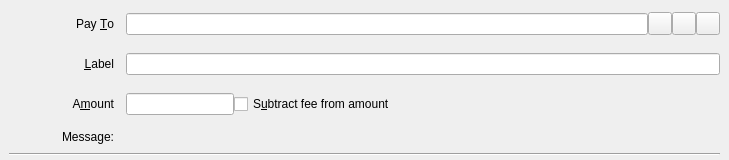
<?xml version="1.0" encoding="UTF-8"?>
<ui version="4.0">
 <class>SendCoinsEntry</class>
 <widget class="QStackedWidget" name="SendCoinsEntry">
  <property name="geometry">
   <rect>
    <x>0</x>
    <y>0</y>
    <width>729</width>
    <height>160</height>
   </rect>
  </property>
  <property name="focusPolicy">
   <enum>Qt::TabFocus</enum>
  </property>
  <property name="autoFillBackground">
   <bool>false</bool>
  </property>
  <widget class="QFrame" name="SendCoins">
   <property name="toolTip">
    <string>This is a normal payment.</string>
   </property>
   <property name="frameShape">
    <enum>QFrame::NoFrame</enum>
   </property>
   <layout class="QGridLayout" name="gridLayout">
    <property name="topMargin">
     <number>8</number>
    </property>
    <property name="bottomMargin">
     <number>4</number>
    </property>
    <property name="horizontalSpacing">
     <number>12</number>
    </property>
    <property name="verticalSpacing">
     <number>8</number>
    </property>
    <item row="0" column="0">
     <widget class="QLabel" name="payToLabel">
      <property name="minimumSize">
       <size>
        <width>105</width>
        <height>32</height>
       </size>
      </property>
      <property name="maximumSize">
       <size>
        <width>16777215</width>
        <height>16777215</height>
       </size>
      </property>
      <property name="text">
       <string>Pay &amp;To</string>
      </property>
      <property name="alignment">
       <set>Qt::AlignRight|Qt::AlignTrailing|Qt::AlignVCenter</set>
      </property>
      <property name="buddy">
       <cstring>payTo</cstring>
      </property>
     </widget>
    </item>
    <item row="0" column="1">
     <layout class="QHBoxLayout" name="payToLayout">
      <property name="spacing">
       <number>0</number>
      </property>
      <item>
       <widget class="QValidatedLineEdit" name="payTo">
        <property name="toolTip">
         <string>The Soom address to send the payment to</string>
        </property>
       </widget>
      </item>
      <item>
       <widget class="QToolButton" name="addressBookButton">
        <property name="toolTip">
         <string>Choose previously used address</string>
        </property>
        <property name="text">
         <string/>
        </property>
        <property name="iconSize">
         <size>
          <width>16</width>
          <height>16</height>
         </size>
        </property>
        <property name="shortcut">
         <string>Alt+A</string>
        </property>
       </widget>
      </item>
      <item>
       <widget class="QToolButton" name="pasteButton">
        <property name="toolTip">
         <string>Paste address from clipboard</string>
        </property>
        <property name="text">
         <string/>
        </property>
        <property name="iconSize">
         <size>
          <width>16</width>
          <height>16</height>
         </size>
        </property>
        <property name="shortcut">
         <string>Alt+P</string>
        </property>
       </widget>
      </item>
      <item>
       <widget class="QToolButton" name="deleteButton">
        <property name="toolTip">
         <string>Remove this entry</string>
        </property>
        <property name="text">
         <string/>
        </property>
        <property name="iconSize">
         <size>
          <width>16</width>
          <height>16</height>
         </size>
        </property>
        <property name="shortcut">
         <string>Alt+D</string>
        </property>
       </widget>
      </item>
     </layout>
    </item>
    <item row="1" column="0">
     <widget class="QLabel" name="labellLabel">
      <property name="minimumSize">
       <size>
        <width>105</width>
        <height>32</height>
       </size>
      </property>
      <property name="text">
       <string>&amp;Label</string>
      </property>
      <property name="alignment">
       <set>Qt::AlignRight|Qt::AlignTrailing|Qt::AlignVCenter</set>
      </property>
      <property name="buddy">
       <cstring>addAsLabel</cstring>
      </property>
     </widget>
    </item>
    <item row="1" column="1">
     <widget class="QLineEdit" name="addAsLabel">
      <property name="toolTip">
       <string>Enter a label for this address to add it to the list of used addresses</string>
      </property>
     </widget>
    </item>
    <item row="2" column="0">
     <widget class="QLabel" name="amountLabel">
      <property name="minimumSize">
       <size>
        <width>105</width>
        <height>32</height>
       </size>
      </property>
      <property name="text">
       <string>A&amp;mount</string>
      </property>
      <property name="alignment">
       <set>Qt::AlignRight|Qt::AlignTrailing|Qt::AlignVCenter</set>
      </property>
      <property name="buddy">
       <cstring>payAmount</cstring>
      </property>
     </widget>
    </item>
    <item row="2" column="1">
     <layout class="QHBoxLayout" name="horizontalLayoutAmount" stretch="0,1">
      <item>
       <widget class="BitcoinAmountField" name="payAmount"/>
      </item>
      <item>
       <widget class="QCheckBox" name="checkboxSubtractFeeFromAmount">
        <property name="toolTip">
         <string>The fee will be deducted from the amount being sent. The recipient will receive a lower amount of Soom than you enter in the amount field. If multiple recipients are selected, the fee is split equally.</string>
        </property>
        <property name="text">
         <string>S&amp;ubtract fee from amount</string>
        </property>
       </widget>
      </item>
     </layout>
    </item>
    <item row="3" column="0">
     <widget class="QLabel" name="messageLabel">
      <property name="text">
       <string>Message:</string>
      </property>
      <property name="alignment">
       <set>Qt::AlignRight|Qt::AlignTrailing|Qt::AlignVCenter</set>
      </property>
     </widget>
    </item>
    <item row="3" column="1">
     <widget class="QLabel" name="messageTextLabel">
      <property name="toolTip">
       <string>A message that was attached to the soom: URI which will be stored with the transaction for your reference. Note: This message will not be sent over the Soom network.</string>
      </property>
      <property name="textFormat">
       <enum>Qt::PlainText</enum>
      </property>
     </widget>
    </item>
    <item row="4" column="0" colspan="2">
     <widget class="Line" name="line">
      <property name="orientation">
       <enum>Qt::Horizontal</enum>
      </property>
     </widget>
    </item>
   </layout>
  </widget>
  <widget class="QFrame" name="SendCoins_UnauthenticatedPaymentRequest">
   <property name="palette">
    <palette>
     <active>
      <colorrole role="WindowText">
       <brush brushstyle="SolidPattern">
        <color alpha="255">
         <red>0</red>
         <green>0</green>
         <blue>0</blue>
        </color>
       </brush>
      </colorrole>
      <colorrole role="Button">
       <brush brushstyle="SolidPattern">
        <color alpha="255">
         <red>255</red>
         <green>255</green>
         <blue>127</blue>
        </color>
       </brush>
      </colorrole>
      <colorrole role="Light">
       <brush brushstyle="SolidPattern">
        <color alpha="255">
         <red>255</red>
         <green>255</green>
         <blue>255</blue>
        </color>
       </brush>
      </colorrole>
      <colorrole role="Midlight">
       <brush brushstyle="SolidPattern">
        <color alpha="255">
         <red>255</red>
         <green>255</green>
         <blue>191</blue>
        </color>
       </brush>
      </colorrole>
      <colorrole role="Dark">
       <brush brushstyle="SolidPattern">
        <color alpha="255">
         <red>127</red>
         <green>127</green>
         <blue>63</blue>
        </color>
       </brush>
      </colorrole>
      <colorrole role="Mid">
       <brush brushstyle="SolidPattern">
        <color alpha="255">
         <red>170</red>
         <green>170</green>
         <blue>84</blue>
        </color>
       </brush>
      </colorrole>
      <colorrole role="Text">
       <brush brushstyle="SolidPattern">
        <color alpha="255">
         <red>0</red>
         <green>0</green>
         <blue>0</blue>
        </color>
       </brush>
      </colorrole>
      <colorrole role="BrightText">
       <brush brushstyle="SolidPattern">
        <color alpha="255">
         <red>255</red>
         <green>255</green>
         <blue>255</blue>
        </color>
       </brush>
      </colorrole>
      <colorrole role="ButtonText">
       <brush brushstyle="SolidPattern">
        <color alpha="255">
         <red>0</red>
         <green>0</green>
         <blue>0</blue>
        </color>
       </brush>
      </colorrole>
      <colorrole role="Base">
       <brush brushstyle="SolidPattern">
        <color alpha="255">
         <red>255</red>
         <green>255</green>
         <blue>255</blue>
        </color>
       </brush>
      </colorrole>
      <colorrole role="Window">
       <brush brushstyle="SolidPattern">
        <color alpha="255">
         <red>255</red>
         <green>255</green>
         <blue>127</blue>
        </color>
       </brush>
      </colorrole>
      <colorrole role="Shadow">
       <brush brushstyle="SolidPattern">
        <color alpha="255">
         <red>0</red>
         <green>0</green>
         <blue>0</blue>
        </color>
       </brush>
      </colorrole>
      <colorrole role="AlternateBase">
       <brush brushstyle="SolidPattern">
        <color alpha="255">
         <red>255</red>
         <green>255</green>
         <blue>191</blue>
        </color>
       </brush>
      </colorrole>
      <colorrole role="ToolTipBase">
       <brush brushstyle="SolidPattern">
        <color alpha="255">
         <red>255</red>
         <green>255</green>
         <blue>220</blue>
        </color>
       </brush>
      </colorrole>
      <colorrole role="ToolTipText">
       <brush brushstyle="SolidPattern">
        <color alpha="255">
         <red>0</red>
         <green>0</green>
         <blue>0</blue>
        </color>
       </brush>
      </colorrole>
     </active>
     <inactive>
      <colorrole role="WindowText">
       <brush brushstyle="SolidPattern">
        <color alpha="255">
         <red>0</red>
         <green>0</green>
         <blue>0</blue>
        </color>
       </brush>
      </colorrole>
      <colorrole role="Button">
       <brush brushstyle="SolidPattern">
        <color alpha="255">
         <red>255</red>
         <green>255</green>
         <blue>127</blue>
        </color>
       </brush>
      </colorrole>
      <colorrole role="Light">
       <brush brushstyle="SolidPattern">
        <color alpha="255">
         <red>255</red>
         <green>255</green>
         <blue>255</blue>
        </color>
       </brush>
      </colorrole>
      <colorrole role="Midlight">
       <brush brushstyle="SolidPattern">
        <color alpha="255">
         <red>255</red>
         <green>255</green>
         <blue>191</blue>
        </color>
       </brush>
      </colorrole>
      <colorrole role="Dark">
       <brush brushstyle="SolidPattern">
        <color alpha="255">
         <red>127</red>
         <green>127</green>
         <blue>63</blue>
        </color>
       </brush>
      </colorrole>
      <colorrole role="Mid">
       <brush brushstyle="SolidPattern">
        <color alpha="255">
         <red>170</red>
         <green>170</green>
         <blue>84</blue>
        </color>
       </brush>
      </colorrole>
      <colorrole role="Text">
       <brush brushstyle="SolidPattern">
        <color alpha="255">
         <red>0</red>
         <green>0</green>
         <blue>0</blue>
        </color>
       </brush>
      </colorrole>
      <colorrole role="BrightText">
       <brush brushstyle="SolidPattern">
        <color alpha="255">
         <red>255</red>
         <green>255</green>
         <blue>255</blue>
        </color>
       </brush>
      </colorrole>
      <colorrole role="ButtonText">
       <brush brushstyle="SolidPattern">
        <color alpha="255">
         <red>0</red>
         <green>0</green>
         <blue>0</blue>
        </color>
       </brush>
      </colorrole>
      <colorrole role="Base">
       <brush brushstyle="SolidPattern">
        <color alpha="255">
         <red>255</red>
         <green>255</green>
         <blue>255</blue>
        </color>
       </brush>
      </colorrole>
      <colorrole role="Window">
       <brush brushstyle="SolidPattern">
        <color alpha="255">
         <red>255</red>
         <green>255</green>
         <blue>127</blue>
        </color>
       </brush>
      </colorrole>
      <colorrole role="Shadow">
       <brush brushstyle="SolidPattern">
        <color alpha="255">
         <red>0</red>
         <green>0</green>
         <blue>0</blue>
        </color>
       </brush>
      </colorrole>
      <colorrole role="AlternateBase">
       <brush brushstyle="SolidPattern">
        <color alpha="255">
         <red>255</red>
         <green>255</green>
         <blue>191</blue>
        </color>
       </brush>
      </colorrole>
      <colorrole role="ToolTipBase">
       <brush brushstyle="SolidPattern">
        <color alpha="255">
         <red>255</red>
         <green>255</green>
         <blue>220</blue>
        </color>
       </brush>
      </colorrole>
      <colorrole role="ToolTipText">
       <brush brushstyle="SolidPattern">
        <color alpha="255">
         <red>0</red>
         <green>0</green>
         <blue>0</blue>
        </color>
       </brush>
      </colorrole>
     </inactive>
     <disabled>
      <colorrole role="WindowText">
       <brush brushstyle="SolidPattern">
        <color alpha="255">
         <red>127</red>
         <green>127</green>
         <blue>63</blue>
        </color>
       </brush>
      </colorrole>
      <colorrole role="Button">
       <brush brushstyle="SolidPattern">
        <color alpha="255">
         <red>255</red>
         <green>255</green>
         <blue>127</blue>
        </color>
       </brush>
      </colorrole>
      <colorrole role="Light">
       <brush brushstyle="SolidPattern">
        <color alpha="255">
         <red>255</red>
         <green>255</green>
         <blue>255</blue>
        </color>
       </brush>
      </colorrole>
      <colorrole role="Midlight">
       <brush brushstyle="SolidPattern">
        <color alpha="255">
         <red>255</red>
         <green>255</green>
         <blue>191</blue>
        </color>
       </brush>
      </colorrole>
      <colorrole role="Dark">
       <brush brushstyle="SolidPattern">
        <color alpha="255">
         <red>127</red>
         <green>127</green>
         <blue>63</blue>
        </color>
       </brush>
      </colorrole>
      <colorrole role="Mid">
       <brush brushstyle="SolidPattern">
        <color alpha="255">
         <red>170</red>
         <green>170</green>
         <blue>84</blue>
        </color>
       </brush>
      </colorrole>
      <colorrole role="Text">
       <brush brushstyle="SolidPattern">
        <color alpha="255">
         <red>127</red>
         <green>127</green>
         <blue>63</blue>
        </color>
       </brush>
      </colorrole>
      <colorrole role="BrightText">
       <brush brushstyle="SolidPattern">
        <color alpha="255">
         <red>255</red>
         <green>255</green>
         <blue>255</blue>
        </color>
       </brush>
      </colorrole>
      <colorrole role="ButtonText">
       <brush brushstyle="SolidPattern">
        <color alpha="255">
         <red>127</red>
         <green>127</green>
         <blue>63</blue>
        </color>
       </brush>
      </colorrole>
      <colorrole role="Base">
       <brush brushstyle="SolidPattern">
        <color alpha="255">
         <red>255</red>
         <green>255</green>
         <blue>127</blue>
        </color>
       </brush>
      </colorrole>
      <colorrole role="Window">
       <brush brushstyle="SolidPattern">
        <color alpha="255">
         <red>255</red>
         <green>255</green>
         <blue>127</blue>
        </color>
       </brush>
      </colorrole>
      <colorrole role="Shadow">
       <brush brushstyle="SolidPattern">
        <color alpha="255">
         <red>0</red>
         <green>0</green>
         <blue>0</blue>
        </color>
       </brush>
      </colorrole>
      <colorrole role="AlternateBase">
       <brush brushstyle="SolidPattern">
        <color alpha="255">
         <red>255</red>
         <green>255</green>
         <blue>127</blue>
        </color>
       </brush>
      </colorrole>
      <colorrole role="ToolTipBase">
       <brush brushstyle="SolidPattern">
        <color alpha="255">
         <red>255</red>
         <green>255</green>
         <blue>220</blue>
        </color>
       </brush>
      </colorrole>
      <colorrole role="ToolTipText">
       <brush brushstyle="SolidPattern">
        <color alpha="255">
         <red>0</red>
         <green>0</green>
         <blue>0</blue>
        </color>
       </brush>
      </colorrole>
     </disabled>
    </palette>
   </property>
   <property name="toolTip">
    <string>This is an unauthenticated payment request.</string>
   </property>
   <property name="autoFillBackground">
    <bool>true</bool>
   </property>
   <property name="frameShape">
    <enum>QFrame::NoFrame</enum>
   </property>
   <layout class="QGridLayout" name="gridLayout_is">
    <property name="spacing">
     <number>12</number>
    </property>
    <item row="0" column="0">
     <widget class="QLabel" name="payToLabel_is">
      <property name="text">
       <string>Pay To:</string>
      </property>
      <property name="alignment">
       <set>Qt::AlignRight|Qt::AlignTrailing|Qt::AlignVCenter</set>
      </property>
     </widget>
    </item>
    <item row="0" column="1">
     <layout class="QHBoxLayout" name="payToLayout_is">
      <property name="spacing">
       <number>0</number>
      </property>
      <item>
       <widget class="QLabel" name="payTo_is"/>
      </item>
      <item>
       <widget class="QToolButton" name="deleteButton_is">
        <property name="toolTip">
         <string>Remove this entry</string>
        </property>
        <property name="text">
         <string/>
        </property>
       </widget>
      </item>
     </layout>
    </item>
    <item row="1" column="0">
     <widget class="QLabel" name="memoLabel_is">
      <property name="text">
       <string>Memo:</string>
      </property>
      <property name="alignment">
       <set>Qt::AlignRight|Qt::AlignTrailing|Qt::AlignVCenter</set>
      </property>
     </widget>
    </item>
    <item row="1" column="1">
     <widget class="QLabel" name="memoTextLabel_is">
      <property name="textFormat">
       <enum>Qt::PlainText</enum>
      </property>
     </widget>
    </item>
    <item row="2" column="0">
     <widget class="QLabel" name="amountLabel_is">
      <property name="text">
       <string>A&amp;mount:</string>
      </property>
      <property name="alignment">
       <set>Qt::AlignRight|Qt::AlignTrailing|Qt::AlignVCenter</set>
      </property>
      <property name="buddy">
       <cstring>payAmount_is</cstring>
      </property>
     </widget>
    </item>
    <item row="2" column="1">
     <widget class="BitcoinAmountField" name="payAmount_is">
      <property name="acceptDrops">
       <bool>false</bool>
      </property>
     </widget>
    </item>
   </layout>
  </widget>
  <widget class="QFrame" name="SendCoins_AuthenticatedPaymentRequest">
   <property name="palette">
    <palette>
     <active>
      <colorrole role="WindowText">
       <brush brushstyle="SolidPattern">
        <color alpha="255">
         <red>0</red>
         <green>0</green>
         <blue>0</blue>
        </color>
       </brush>
      </colorrole>
      <colorrole role="Button">
       <brush brushstyle="SolidPattern">
        <color alpha="255">
         <red>140</red>
         <green>232</green>
         <blue>119</blue>
        </color>
       </brush>
      </colorrole>
      <colorrole role="Light">
       <brush brushstyle="SolidPattern">
        <color alpha="255">
         <red>230</red>
         <green>255</green>
         <blue>224</blue>
        </color>
       </brush>
      </colorrole>
      <colorrole role="Midlight">
       <brush brushstyle="SolidPattern">
        <color alpha="255">
         <red>185</red>
         <green>243</green>
         <blue>171</blue>
        </color>
       </brush>
      </colorrole>
      <colorrole role="Dark">
       <brush brushstyle="SolidPattern">
        <color alpha="255">
         <red>70</red>
         <green>116</green>
         <blue>59</blue>
        </color>
       </brush>
      </colorrole>
      <colorrole role="Mid">
       <brush brushstyle="SolidPattern">
        <color alpha="255">
         <red>93</red>
         <green>155</green>
         <blue>79</blue>
        </color>
       </brush>
      </colorrole>
      <colorrole role="Text">
       <brush brushstyle="SolidPattern">
        <color alpha="255">
         <red>0</red>
         <green>0</green>
         <blue>0</blue>
        </color>
       </brush>
      </colorrole>
      <colorrole role="BrightText">
       <brush brushstyle="SolidPattern">
        <color alpha="255">
         <red>155</red>
         <green>255</green>
         <blue>147</blue>
        </color>
       </brush>
      </colorrole>
      <colorrole role="ButtonText">
       <brush brushstyle="SolidPattern">
        <color alpha="255">
         <red>0</red>
         <green>0</green>
         <blue>0</blue>
        </color>
       </brush>
      </colorrole>
      <colorrole role="Base">
       <brush brushstyle="SolidPattern">
        <color alpha="255">
         <red>119</red>
         <green>255</green>
         <blue>233</blue>
        </color>
       </brush>
      </colorrole>
      <colorrole role="Window">
       <brush brushstyle="SolidPattern">
        <color alpha="255">
         <red>140</red>
         <green>232</green>
         <blue>119</blue>
        </color>
       </brush>
      </colorrole>
      <colorrole role="Shadow">
       <brush brushstyle="SolidPattern">
        <color alpha="255">
         <red>0</red>
         <green>0</green>
         <blue>0</blue>
        </color>
       </brush>
      </colorrole>
      <colorrole role="AlternateBase">
       <brush brushstyle="SolidPattern">
        <color alpha="255">
         <red>197</red>
         <green>243</green>
         <blue>187</blue>
        </color>
       </brush>
      </colorrole>
      <colorrole role="NoRole">
       <brush brushstyle="SolidPattern">
        <color alpha="255">
         <red>125</red>
         <green>194</green>
         <blue>122</blue>
        </color>
       </brush>
      </colorrole>
      <colorrole role="ToolTipBase">
       <brush brushstyle="SolidPattern">
        <color alpha="255">
         <red>255</red>
         <green>255</green>
         <blue>220</blue>
        </color>
       </brush>
      </colorrole>
      <colorrole role="ToolTipText">
       <brush brushstyle="SolidPattern">
        <color alpha="255">
         <red>0</red>
         <green>0</green>
         <blue>0</blue>
        </color>
       </brush>
      </colorrole>
     </active>
     <inactive>
      <colorrole role="WindowText">
       <brush brushstyle="SolidPattern">
        <color alpha="255">
         <red>0</red>
         <green>0</green>
         <blue>0</blue>
        </color>
       </brush>
      </colorrole>
      <colorrole role="Button">
       <brush brushstyle="SolidPattern">
        <color alpha="255">
         <red>140</red>
         <green>232</green>
         <blue>119</blue>
        </color>
       </brush>
      </colorrole>
      <colorrole role="Light">
       <brush brushstyle="SolidPattern">
        <color alpha="255">
         <red>230</red>
         <green>255</green>
         <blue>224</blue>
        </color>
       </brush>
      </colorrole>
      <colorrole role="Midlight">
       <brush brushstyle="SolidPattern">
        <color alpha="255">
         <red>185</red>
         <green>243</green>
         <blue>171</blue>
        </color>
       </brush>
      </colorrole>
      <colorrole role="Dark">
       <brush brushstyle="SolidPattern">
        <color alpha="255">
         <red>70</red>
         <green>116</green>
         <blue>59</blue>
        </color>
       </brush>
      </colorrole>
      <colorrole role="Mid">
       <brush brushstyle="SolidPattern">
        <color alpha="255">
         <red>93</red>
         <green>155</green>
         <blue>79</blue>
        </color>
       </brush>
      </colorrole>
      <colorrole role="Text">
       <brush brushstyle="SolidPattern">
        <color alpha="255">
         <red>0</red>
         <green>0</green>
         <blue>0</blue>
        </color>
       </brush>
      </colorrole>
      <colorrole role="BrightText">
       <brush brushstyle="SolidPattern">
        <color alpha="255">
         <red>155</red>
         <green>255</green>
         <blue>147</blue>
        </color>
       </brush>
      </colorrole>
      <colorrole role="ButtonText">
       <brush brushstyle="SolidPattern">
        <color alpha="255">
         <red>0</red>
         <green>0</green>
         <blue>0</blue>
        </color>
       </brush>
      </colorrole>
      <colorrole role="Base">
       <brush brushstyle="SolidPattern">
        <color alpha="255">
         <red>119</red>
         <green>255</green>
         <blue>233</blue>
        </color>
       </brush>
      </colorrole>
      <colorrole role="Window">
       <brush brushstyle="SolidPattern">
        <color alpha="255">
         <red>140</red>
         <green>232</green>
         <blue>119</blue>
        </color>
       </brush>
      </colorrole>
      <colorrole role="Shadow">
       <brush brushstyle="SolidPattern">
        <color alpha="255">
         <red>0</red>
         <green>0</green>
         <blue>0</blue>
        </color>
       </brush>
      </colorrole>
      <colorrole role="AlternateBase">
       <brush brushstyle="SolidPattern">
        <color alpha="255">
         <red>197</red>
         <green>243</green>
         <blue>187</blue>
        </color>
       </brush>
      </colorrole>
      <colorrole role="NoRole">
       <brush brushstyle="SolidPattern">
        <color alpha="255">
         <red>125</red>
         <green>194</green>
         <blue>122</blue>
        </color>
       </brush>
      </colorrole>
      <colorrole role="ToolTipBase">
       <brush brushstyle="SolidPattern">
        <color alpha="255">
         <red>255</red>
         <green>255</green>
         <blue>220</blue>
        </color>
       </brush>
      </colorrole>
      <colorrole role="ToolTipText">
       <brush brushstyle="SolidPattern">
        <color alpha="255">
         <red>0</red>
         <green>0</green>
         <blue>0</blue>
        </color>
       </brush>
      </colorrole>
     </inactive>
     <disabled>
      <colorrole role="WindowText">
       <brush brushstyle="SolidPattern">
        <color alpha="255">
         <red>70</red>
         <green>116</green>
         <blue>59</blue>
        </color>
       </brush>
      </colorrole>
      <colorrole role="Button">
       <brush brushstyle="SolidPattern">
        <color alpha="255">
         <red>140</red>
         <green>232</green>
         <blue>119</blue>
        </color>
       </brush>
      </colorrole>
      <colorrole role="Light">
       <brush brushstyle="SolidPattern">
        <color alpha="255">
         <red>230</red>
         <green>255</green>
         <blue>224</blue>
        </color>
       </brush>
      </colorrole>
      <colorrole role="Midlight">
       <brush brushstyle="SolidPattern">
        <color alpha="255">
         <red>185</red>
         <green>243</green>
         <blue>171</blue>
        </color>
       </brush>
      </colorrole>
      <colorrole role="Dark">
       <brush brushstyle="SolidPattern">
        <color alpha="255">
         <red>70</red>
         <green>116</green>
         <blue>59</blue>
        </color>
       </brush>
      </colorrole>
      <colorrole role="Mid">
       <brush brushstyle="SolidPattern">
        <color alpha="255">
         <red>93</red>
         <green>155</green>
         <blue>79</blue>
        </color>
       </brush>
      </colorrole>
      <colorrole role="Text">
       <brush brushstyle="SolidPattern">
        <color alpha="255">
         <red>70</red>
         <green>116</green>
         <blue>59</blue>
        </color>
       </brush>
      </colorrole>
      <colorrole role="BrightText">
       <brush brushstyle="SolidPattern">
        <color alpha="255">
         <red>155</red>
         <green>255</green>
         <blue>147</blue>
        </color>
       </brush>
      </colorrole>
      <colorrole role="ButtonText">
       <brush brushstyle="SolidPattern">
        <color alpha="255">
         <red>70</red>
         <green>116</green>
         <blue>59</blue>
        </color>
       </brush>
      </colorrole>
      <colorrole role="Base">
       <brush brushstyle="SolidPattern">
        <color alpha="255">
         <red>140</red>
         <green>232</green>
         <blue>119</blue>
        </color>
       </brush>
      </colorrole>
      <colorrole role="Window">
       <brush brushstyle="SolidPattern">
        <color alpha="255">
         <red>140</red>
         <green>232</green>
         <blue>119</blue>
        </color>
       </brush>
      </colorrole>
      <colorrole role="Shadow">
       <brush brushstyle="SolidPattern">
        <color alpha="255">
         <red>0</red>
         <green>0</green>
         <blue>0</blue>
        </color>
       </brush>
      </colorrole>
      <colorrole role="AlternateBase">
       <brush brushstyle="SolidPattern">
        <color alpha="255">
         <red>140</red>
         <green>232</green>
         <blue>119</blue>
        </color>
       </brush>
      </colorrole>
      <colorrole role="NoRole">
       <brush brushstyle="SolidPattern">
        <color alpha="255">
         <red>125</red>
         <green>194</green>
         <blue>122</blue>
        </color>
       </brush>
      </colorrole>
      <colorrole role="ToolTipBase">
       <brush brushstyle="SolidPattern">
        <color alpha="255">
         <red>255</red>
         <green>255</green>
         <blue>220</blue>
        </color>
       </brush>
      </colorrole>
      <colorrole role="ToolTipText">
       <brush brushstyle="SolidPattern">
        <color alpha="255">
         <red>0</red>
         <green>0</green>
         <blue>0</blue>
        </color>
       </brush>
      </colorrole>
     </disabled>
    </palette>
   </property>
   <property name="toolTip">
    <string>This is an authenticated payment request.</string>
   </property>
   <property name="autoFillBackground">
    <bool>true</bool>
   </property>
   <property name="frameShape">
    <enum>QFrame::NoFrame</enum>
   </property>
   <layout class="QGridLayout" name="gridLayout_s">
    <property name="spacing">
     <number>12</number>
    </property>
    <item row="0" column="0">
     <widget class="QLabel" name="payToLabel_s">
      <property name="text">
       <string>Pay To:</string>
      </property>
      <property name="alignment">
       <set>Qt::AlignRight|Qt::AlignTrailing|Qt::AlignVCenter</set>
      </property>
     </widget>
    </item>
    <item row="0" column="1">
     <layout class="QHBoxLayout" name="payToLayout_s">
      <property name="spacing">
       <number>0</number>
      </property>
      <item>
       <widget class="QLabel" name="payTo_s">
        <property name="textFormat">
         <enum>Qt::PlainText</enum>
        </property>
       </widget>
      </item>
      <item>
       <widget class="QToolButton" name="deleteButton_s">
        <property name="toolTip">
         <string>Remove this entry</string>
        </property>
        <property name="text">
         <string/>
        </property>
       </widget>
      </item>
     </layout>
    </item>
    <item row="1" column="0">
     <widget class="QLabel" name="memoLabel_s">
      <property name="text">
       <string>Memo:</string>
      </property>
      <property name="alignment">
       <set>Qt::AlignRight|Qt::AlignTrailing|Qt::AlignVCenter</set>
      </property>
     </widget>
    </item>
    <item row="1" column="1">
     <widget class="QLabel" name="memoTextLabel_s">
      <property name="textFormat">
       <enum>Qt::PlainText</enum>
      </property>
     </widget>
    </item>
    <item row="2" column="0">
     <widget class="QLabel" name="amountLabel_s">
      <property name="text">
       <string>A&amp;mount:</string>
      </property>
      <property name="alignment">
       <set>Qt::AlignRight|Qt::AlignTrailing|Qt::AlignVCenter</set>
      </property>
      <property name="buddy">
       <cstring>payAmount_s</cstring>
      </property>
     </widget>
    </item>
    <item row="2" column="1">
     <widget class="BitcoinAmountField" name="payAmount_s">
      <property name="acceptDrops">
       <bool>false</bool>
      </property>
     </widget>
    </item>
   </layout>
  </widget>
 </widget>
 <customwidgets>
  <customwidget>
   <class>QValidatedLineEdit</class>
   <extends>QLineEdit</extends>
   <header>qvalidatedlineedit.h</header>
  </customwidget>
  <customwidget>
   <class>BitcoinAmountField</class>
   <extends>QLineEdit</extends>
   <header>bitcoinamountfield.h</header>
   <container>1</container>
  </customwidget>
 </customwidgets>
 <tabstops>
  <tabstop>payTo</tabstop>
  <tabstop>addressBookButton</tabstop>
  <tabstop>pasteButton</tabstop>
  <tabstop>deleteButton</tabstop>
  <tabstop>addAsLabel</tabstop>
  <tabstop>payAmount</tabstop>
  <tabstop>payAmount_is</tabstop>
  <tabstop>deleteButton_is</tabstop>
  <tabstop>payAmount_s</tabstop>
  <tabstop>deleteButton_s</tabstop>
 </tabstops>
 <resources>
  <include location="../soom.qrc"/>
 </resources>
 <connections/>
</ui>
